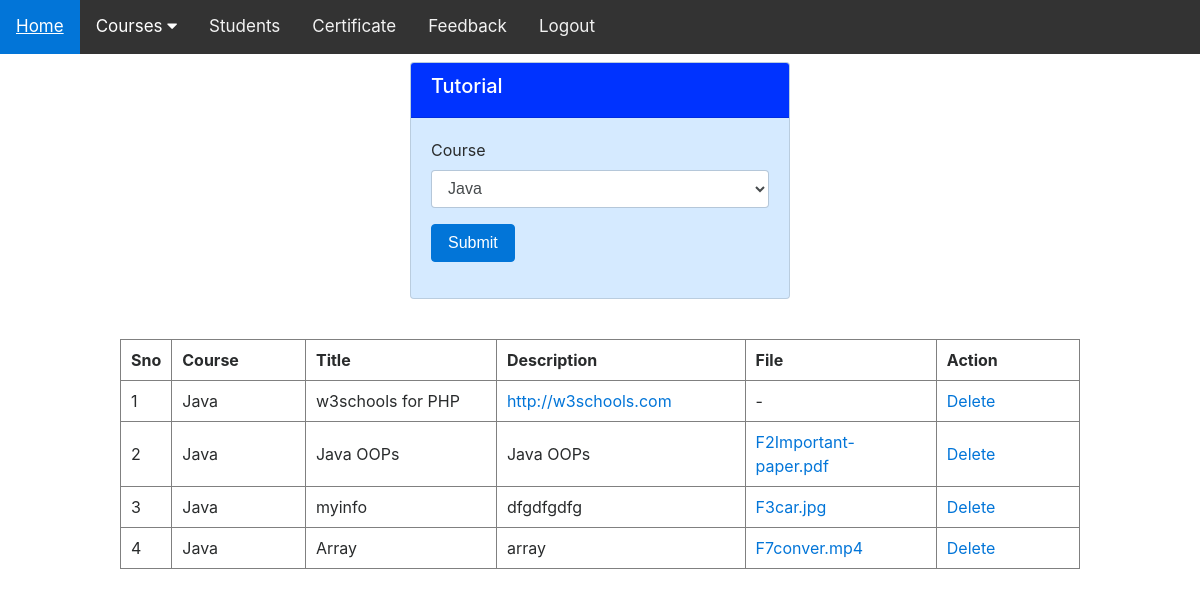
Page /view_tutorial.php?cid=1 (signed in) on the committed database.
### tables this page shows
CREATE TABLE IF NOT EXISTS `ee_tutorial` (
  `id` int(11) NOT NULL,
  `cid` int(11) NOT NULL,
  `subid` int(11) NOT NULL DEFAULT 0,
  `ttype` varchar(30) NOT NULL DEFAULT '',
  `title` varchar(100) NOT NULL,
  `filename` varchar(200) NOT NULL DEFAULT '',
  `details` varchar(255) NOT NULL DEFAULT '',
  `rdate` varchar(15) NOT NULL DEFAULT '',
  PRIMARY KEY (`id`)
);

CREATE TABLE IF NOT EXISTS `ee_course` (
  `id` int(11) NOT NULL,
  `course` varchar(50) NOT NULL,
  PRIMARY KEY (`id`),
  UNIQUE KEY `uniq_course` (`course`)
);

### include/dbconnect.php (called while the page is built, shortened)
<?php
$db_host = getenv('DB_HOST') ? getenv('DB_HOST') : 'localhost';
$db_user = getenv('DB_USER') ? getenv('DB_USER') : 'root';
$db_pass = getenv('DB_PASS') !== false ? getenv('DB_PASS') : '';
$db_name = getenv('DB_NAME') ? getenv('DB_NAME') : 'course_portal';
$connect = mysqli_connect($db_host, $db_user, $db_pass, $db_name);
function db_query($sql)
{
    global $connect;
    return mysqli_query($connect, $sql);
}
function db_fetch_array($result)
{
    return mysqli_fetch_array($result, MYSQLI_ASSOC);
}
function db_num_rows($result)
{
    return mysqli_num_rows($result);
}
function h($value)
{
    return htmlspecialchars((string)$value, ENT_QUOTES, 'UTF-8');
}
?>

### view_tutorial.php (the view, shortened to what this page needs)
<?php
include("include/dbconnect.php");
$course = 0;
if (isset($_REQUEST['course']) && $_REQUEST['course'] !== '') {
    $course = (int)$_REQUEST['course'];
} elseif (isset($_REQUEST['cid']) && $_REQUEST['cid'] !== '') {
    $course = (int)$_REQUEST['cid'];
}
?>
<!DOCTYPE html>
<html lang="en">
<head>
<?php include("include/head.php"); ?>
</head>
<body>
<?php include("include/link_admin.php"); ?>
<div class="row">
  <div class="col-lg-4"></div>
  <div class="col-lg-4">
    <div class="card">
      <div class="card-header d-flex align-items-center">
        <h2 class="h5 display">Tutorial</h2>
      </div>
      <div class="card-block">
        <form name="form1" method="post" onsubmit="return validate()">
          <div class="form-group">
            <label>Course</label>
            <select name="course" class="form-control" required>
              <?php
              $cq = db_query("SELECT * FROM ee_course ORDER BY id ASC");
              while ($cr = db_fetch_array($cq)) {
              ?>
              <option value="<?php echo (int)$cr['id']; ?>" <?php if ($course === (int)$cr['id']) echo "selected"; ?>><?php echo h($cr['course']); ?></option>
              <?php } ?>
            </select>
          </div>
          <div class="form-group">
            <input type="submit" name="btn" value="Submit" class="btn btn-primary" />
          </div>
        </form>
      </div>
    </div>
  </div>
</div>
<p align="center">&nbsp;</p>
<?php
if ($course > 0) {
    $q2 = db_query("SELECT * FROM ee_tutorial WHERE cid=$course");
    $q3 = db_query("SELECT * FROM ee_course WHERE id=$course");
    $r3 = db_fetch_array($q3);
    $course_name = $r3 ? $r3['course'] : '';
    if (db_num_rows($q2) > 0) {
?>
<table width="80%" border="1" align="center">
  <tr>
    <th width="5%">Sno</th>
    <th width="14%">Course</th>
    <th width="20%">Title</th>
    <th width="26%">Description</th>
    <th width="20%">File</th>
    <th width="15%">Action</th>
  </tr>
  <?php
  $i = 0;
  while ($r2 = db_fetch_array($q2)) {
      $i++;
  ?>
  <tr>
    <td><?php echo $i; ?></td>
    <td><?php echo h($course_name); ?></td>
    <td><?php echo h($r2['title']); ?></td>
    <td>
      <?php
      $details = $r2['details'];
      if (preg_match('/^https?:\/\//i', $details)) {
          echo '<a href="' . h($details) . '" target="_blank" rel="noopener noreferrer">' . h($details) . '</a>';
      } else {
          echo h($details);
      }
      ?>
    </td>
    <td>
      <?php if ($r2['filename'] !== "") { ?>
      <a href="upload/<?php echo rawurlencode($r2['filename']); ?>" target="_blank"><?php echo h($r2['filename']); ?></a>
      <?php } else { echo '-'; } ?>
    </td>
    <td><a href="view_tutorial.php?act=del&amp;did=<?php echo (int)$r2['id']; ?>&amp;course=<?php echo $course; ?>">Delete</a></td>
  </tr>
  <?php } ?>
</table>
<?php
    } else {
        echo '<p align="center">No tutorials found for this course.</p>';
    }
}
?>
<p>&nbsp;</p>
</body>
</html>

### include/head.php (style rules this page uses)
table[border="1"] th, table[border="1"] td { padding: 8px 10px; }

### rows in the picture
ee_tutorial: title "w3schools for PHP", details "http://w3schools.com"
ee_course: course "Java"
ee_tutorial: title "Java OOPs", details "Java OOPs", filename "F2Important-paper.pdf"
ee_tutorial: title "myinfo", details "dfgdfgdfg", filename "F3car.jpg"
ee_tutorial: title "Array", details "array", filename "F7conver.mp4"

### other values in the picture
form field course "Java"
